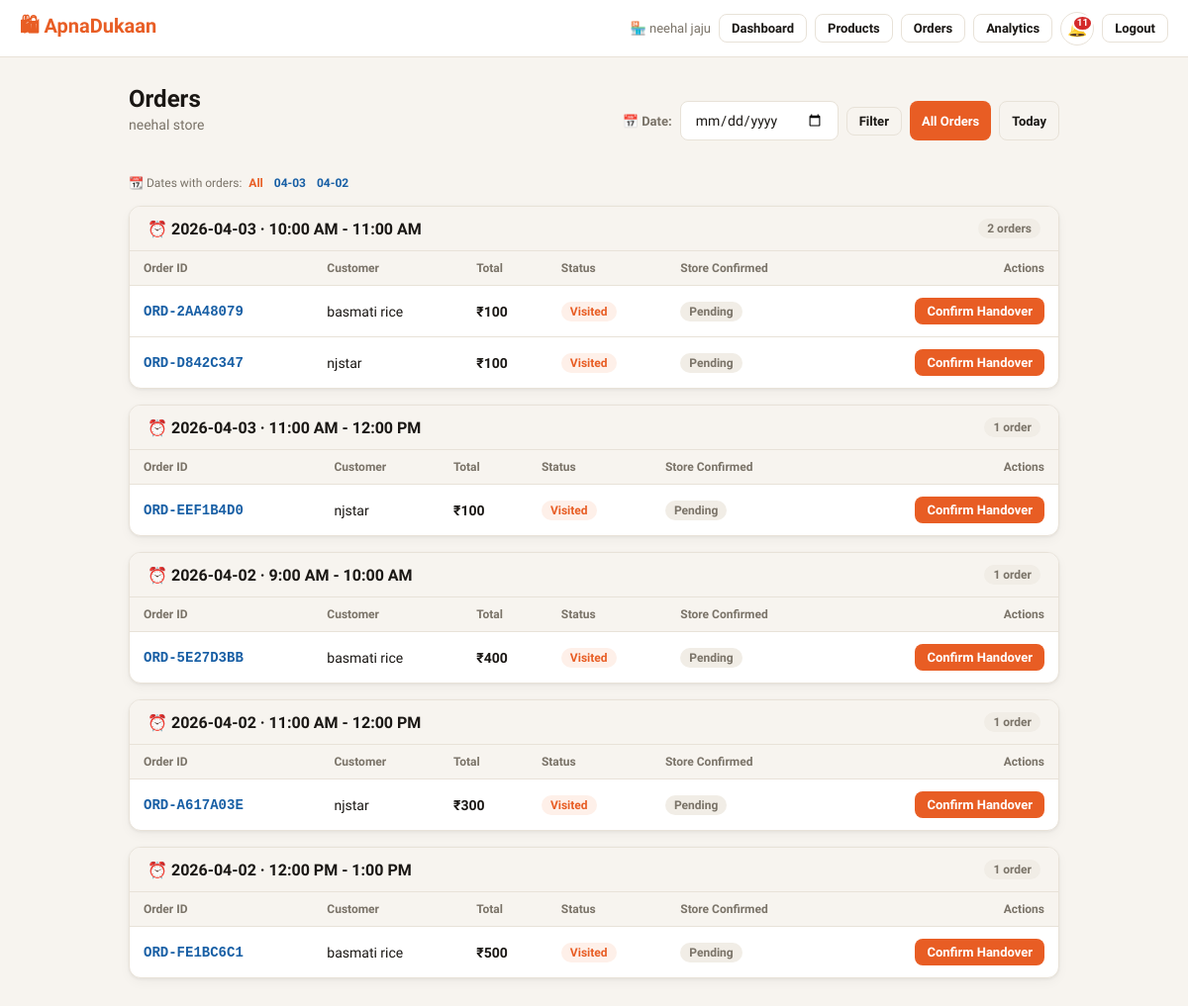
Page /owner/orders (signed in) on the committed database.
### tables this page shows
CREATE TABLE stores(store_id TEXT PRIMARY KEY,owner_id TEXT NOT NULL,
  name TEXT NOT NULL,owner_name TEXT NOT NULL,address TEXT NOT NULL DEFAULT'',
  category TEXT NOT NULL DEFAULT'General',qr_code TEXT NOT NULL,
  points INTEGER NOT NULL DEFAULT 0,is_open INTEGER NOT NULL DEFAULT 1,
  is_approved INTEGER NOT NULL DEFAULT 1,
  description TEXT NOT NULL DEFAULT'',
  image_b64 TEXT,image_mime TEXT NOT NULL DEFAULT'image/jpeg',
  created_at TEXT NOT NULL DEFAULT(datetime('now')), latitude REAL, longitude REAL,
  FOREIGN KEY(owner_id) REFERENCES owners(owner_id));

CREATE TABLE orders(order_id TEXT PRIMARY KEY,customer_name TEXT NOT NULL,
  store_id TEXT NOT NULL,slot_id TEXT NOT NULL,
  pickup_date TEXT NOT NULL DEFAULT(date('now')),
  status TEXT NOT NULL DEFAULT'placed' CHECK(status IN
    ('placed','preparing','ready','visited','completed','no_show','failed')),
  total_amount REAL NOT NULL DEFAULT 0,customer_confirmed INTEGER NOT NULL DEFAULT 0,
  store_confirmed INTEGER NOT NULL DEFAULT 0,visit_verified INTEGER NOT NULL DEFAULT 0,
  placed_at TEXT NOT NULL DEFAULT(datetime('now')),completed_at TEXT,
  FOREIGN KEY(store_id) REFERENCES stores(store_id),
  FOREIGN KEY(slot_id) REFERENCES time_slots(slot_id));

### app.py (the view)
    @app.route("/owner/orders")
    @owner_required
    def owner_orders():
        sid=session["store_id"]; conn=get_db()
        store=conn.execute("SELECT * FROM stores WHERE store_id=?",(sid,)).fetchone()
        filter_date=request.args.get("date","")
        if filter_date:
            orders=conn.execute("""SELECT o.*,ts.label AS slot_label,ts.start_time,ts.end_time
                FROM orders o JOIN time_slots ts ON o.slot_id=ts.slot_id
                WHERE o.store_id=? AND o.pickup_date=?
                ORDER BY ts.start_time,o.placed_at DESC""", (sid,filter_date)).fetchall()
        else:
            orders=conn.execute("""SELECT o.*,ts.label AS slot_label,ts.start_time,ts.end_time
                FROM orders o JOIN time_slots ts ON o.slot_id=ts.slot_id
                WHERE o.store_id=?
                ORDER BY o.pickup_date DESC, ts.start_time, o.placed_at DESC""", (sid,)).fetchall()
        slots_map={}
        for o in orders:
            key = (f"{o['pickup_date']} · " if not filter_date else "") + o["slot_label"]
            slots_map.setdefault(key,[]).append(o)
        order_dates=[r[0] for r in conn.execute(
            "SELECT DISTINCT pickup_date FROM orders WHERE store_id=? ORDER BY pickup_date DESC LIMIT 30",(sid,)).fetchall()]
        cust_ratings={r["target_id"]:r["rating"] for r in conn.execute(
            "SELECT target_id,rating FROM reviews WHERE reviewer_type='owner' AND reviewer_id=?",(sid,)).fetchall()}
        return render_template("owner_orders.html",store=store,slots_map=slots_map,
                               filter_date=filter_date,order_dates=order_dates,customer_ratings=cust_ratings)

### app.py (called while the page is built)
def _register_db_hooks(app):
    @app.teardown_appcontext
    def close_db(exc=None):
        db = g.pop("db", None)
        if db: db.close()

def get_db():
    if "db" not in g:
        from flask import current_app
        g.db = sqlite3.connect(current_app.config["DB_PATH"], timeout=30, check_same_thread=False)
        g.db.row_factory = sqlite3.Row
        for pragma in ("PRAGMA journal_mode=WAL","PRAGMA busy_timeout=30000",
                       "PRAGMA synchronous=NORMAL","PRAGMA foreign_keys=ON"):
            g.db.execute(pragma)
    return g.db

def get_unread_count(recipient_type, recipient_id):
    try:
        r = get_db().execute(
            "SELECT COUNT(*) FROM notifications WHERE recipient_type=? AND recipient_id=? AND is_read=0",
            (recipient_type, recipient_id)).fetchone()
        return r[0] if r else 0
    except Exception:
        return 0

def owner_required(f):
    @wraps(f)
    def d(*a,**kw):
        if not session.get("owner_id"):
            flash("Please log in to access your store dashboard.","error")
            return redirect(url_for("owner_login"))
        return f(*a,**kw)
    return d

def _register_security_headers(app):
    @app.after_request
    def add_headers(response):
        h = response.headers
        h["X-Content-Type-Options"]="nosniff"; h["X-Frame-Options"]="SAMEORIGIN"
        h["X-XSS-Protection"]="1; mode=block"; h["Referrer-Policy"]="strict-origin-when-cross-origin"
        h["Permissions-Policy"]="geolocation=(self),microphone=(),camera=()"
        if app.config.get("SESSION_COOKIE_SECURE"):
            h["Strict-Transport-Security"]="max-age=31536000; includeSubDomains"
        if request.path.startswith(("/owner/","/my-","/control-panel/")):
            h["Cache-Control"]="no-store,no-cache,must-revalidate,private"
        return response

### templates/owner_orders.html (shortened to what this page needs)
{% extends "base.html" %}
{% block content %}
<div style="display:flex;align-items:center;justify-content:space-between;margin-bottom:20px;flex-wrap:wrap;gap:12px;">
  <div>
    <h1 class="page-title">Orders</h1>
    <p class="page-subtitle">{{ store.name }}</p>
  </div>
  <div style="display:flex;gap:8px;flex-wrap:wrap;">
    <form method="GET" style="display:flex;gap:8px;align-items:center;">
      <label style="font-size:13px;font-weight:600;color:var(--muted);">📅 Date:</label>
      <input type="date" name="date" value="{{ filter_date }}" class="form-input" style="width:160px;">
      <button class="btn btn-outline btn-sm" type="submit">Filter</button>
    </form>
    <a href="/owner/orders" class="btn btn-primary btn-sm">All Orders</a>
    <a href="?date={{ today_date }}" class="btn btn-outline btn-sm">Today</a>
  </div>
</div>
{% if order_dates %}
<div style="font-size:12px;color:var(--muted);margin-bottom:16px;">
  📆 Dates with orders:
  <a href="/owner/orders" style="margin:0 4px;font-weight:700;color:{% if not filter_date %}var(--orange){% else %}var(--muted){% endif %};">All</a>
  {% for d in order_dates[:8] %}
  <a href="?date={{ d }}" style="margin:0 4px;font-weight:600;color:{% if d==filter_date %}var(--orange){% else %}var(--blue){% endif %};">{{ d[5:] }}</a>
  {% endfor %}
</div>
{% endif %}
{% for slot_label, orders in slots_map.items() %}
<div class="card" style="margin-bottom:16px;padding:0;overflow:hidden;">
  <div style="padding:12px 18px;background:var(--bg);border-bottom:1px solid var(--border);
              display:flex;align-items:center;justify-content:space-between;">
    <span style="font-weight:700;">⏰ {{ slot_label }}</span>
    <span class="badge badge-gray">{{ orders|length }} order{{ 's' if orders|length != 1 }}</span>
  </div>
  <table class="table">
    <thead>
      <tr>
        <th>Order ID</th>
        <th>Customer</th>
        <th>Total</th>
        <th>Status</th>
        <th>Store Confirmed</th>
        <th style="text-align:right;">Actions</th>
      </tr>
    </thead>
    <tbody>
      {% for o in orders %}
      <tr>
        <td style="font-family:monospace;font-weight:600;">
          <a href="/owner/order/{{ o.order_id }}" style="color:var(--blue);">{{ o.order_id }}</a>
        </td>
        <td>
          {{ o.customer_name }}
          {% set cr = customer_ratings.get(o.customer_name) %}
        </td>
        <td style="font-weight:600;">₹{{ "%.0f"|format(o.total_amount) }}</td>
        <td><span class="badge status-{{ o.status }}">{{ o.status|title }}</span></td>
        <td>
          {% if o.store_confirmed %}<span class="badge badge-green">✓ Yes</span>
          {% else %}<span class="badge badge-gray">Pending</span>{% endif %}
        </td>
        <td style="text-align:right;">
          <div style="display:flex;gap:6px;justify-content:flex-end;flex-wrap:wrap;">
            {% if o.status == 'visited' and not o.store_confirmed %}
            <form method="POST" action="/owner/order/{{ o.order_id }}/confirm">
              <button class="btn btn-sm btn-primary" type="submit">Confirm Handover</button>
            </form>
            {% endif %}
          </div>
        </td>
      </tr>
      {% endfor %}
    </tbody>
  </table>
</div>
{% endfor %}
{% endblock %}

### templates/base.html (shortened to what this page needs)
<!DOCTYPE html>
<html lang="en">
<head>
</head>
<body>
<nav class="nav">
  <a href="/" class="nav-brand">🛍 ApnaDukaan</a>
  <div class="nav-actions">
    <div id="nav-menu" class="nav-menu">
      {% if session.customer_name %}
      <span class="nav-user">👤 {{ session.customer_name }}</span>
      <form action="/search_product" method="GET" class="nav-search">
        <input
          type="text"
          name="q"
          placeholder="Search products..."
          class="nav-search-input"
        >
      </form>
      <a href="/my-orders" class="btn btn-outline btn-sm">🛒 My Orders</a>
      <a href="/my-points" class="btn btn-outline btn-sm">⭐ Points</a>
      <a href="/scan" class="btn btn-outline btn-sm">📷 Scan</a>
      {% if cart_count > 0 %}
        <span class="points-pill">🛒 {{ cart_count }} · ₹{{ cart_total }}</span>
      {% endif %}
      <a href="/notifications" class="notif-bell nav-item nav-highlight" title="Notifications">
        <span class="notif-bell-icon">🔔{% if notif_count > 0 %}<span class="notif-dot">{{ notif_count if notif_count < 100 else '99+' }}</span>{% endif %}</span><span>Notifications</span>
      </a>
      <a href="/customer/logout" class="btn btn-outline btn-sm">Logout</a>
    {% elif session.owner_id %}
      <span class="nav-user">🏪 {{ owner_name }}</span>
      <a href="/owner/dashboard" class="btn btn-outline btn-sm">Dashboard</a>
      <a href="/owner/products" class="btn btn-outline btn-sm">Products</a>
      <a href="/owner/orders" class="btn btn-outline btn-sm">Orders</a>
      <a href="/owner/analytics" class="btn btn-outline btn-sm">Analytics</a>
      <a href="/owner/notifications" class="notif-bell nav-item nav-highlight" title="Notifications">
        <span class="notif-bell-icon">🔔{% if notif_count > 0 %}<span class="notif-dot">{{ notif_count if notif_count < 100 else '99+' }}</span>{% endif %}</span><span>Notifications</span>
      </a>
      <a href="/owner/logout" class="btn btn-outline btn-sm">Logout</a>
    {% endif %}
    </div>
    </div>
</nav>
<div class="container">
  {% block content %}{% endblock %}
</div>
</body>
</html>

### templates/base.html (style rules this page uses)
:root { --bg:#F7F4EF;--card:#fff;--border:#E8E2D8;--text:#1A1714;--muted:#7A7368; --orange:#E85D24;--ol:#FEF0E9;--green:#1D9E75;--gl:#EAF7F1;--blue:#185FA5;--bl:#EBF3FC; --red:#D42B2B;--rl:#FEF0F0;--yellow:#CA8A04;--yl:#FEFCE8;--r:12px; --sh:0 1px 3px rgba(0,0,0,.06),0 4px 12px rgba(0,0,0,.04); }
* { box-sizing:border-box;margin:0;padding:0; }
body { font-family:'Plus Jakarta Sans',sans-serif;background:var(--bg);color:var(--text);min-height:100vh; }
a { color:inherit;text-decoration:none; }
.nav { background:var(--card);border-bottom:1px solid var(--border);padding:0 20px; display:flex;align-items:center;justify-content:space-between;height:58px;position:sticky;top:0;z-index:100; }
.nav-brand { font-size:20px;font-weight:700;color:var(--orange); }
.nav-actions { display:flex;align-items:center;gap:8px;flex-wrap:wrap; }
.nav-user { font-size:13px;color:var(--muted); }
.container { max-width:980px;margin:0 auto;padding:28px 20px; }
.page-title { font-size:24px;font-weight:700;margin-bottom:4px; }
.page-subtitle { font-size:14px;color:var(--muted);margin-bottom:24px; }
.card { background:var(--card);border:1px solid var(--border);border-radius:var(--r);padding:20px;box-shadow:var(--sh); }
.btn { display:inline-flex;align-items:center;gap:6px;padding:9px 18px;border-radius:8px; font-size:14px;font-weight:600;cursor:pointer;border:none;transition:all .15s;font-family:inherit; }
.btn-primary { background:var(--orange);color:#fff; }
.btn-outline { background:transparent;border:1.5px solid var(--border);color:var(--text); }
.btn-sm { padding:6px 12px;font-size:13px; }
.badge { display:inline-flex;align-items:center;gap:4px;font-size:12px;font-weight:600;padding:3px 9px;border-radius:20px; }
.badge-gray { background:#F1EDE6;color:#7A7368; }
.status-visited { background:var(--ol);color:var(--orange); }
.form-input,.form-select,.form-textarea { width:100%;padding:10px 14px;border:1.5px solid var(--border); border-radius:8px;font-size:14px;font-family:inherit;background:var(--card);color:var(--text);transition:border .15s; }
.table { width:100%;border-collapse:collapse;font-size:14px; }
.table th { text-align:left;padding:10px 14px;font-size:12px;font-weight:600;color:var(--muted); background:var(--bg);border-bottom:1px solid var(--border); }
.table td { padding:12px 14px;border-bottom:1px solid var(--border);vertical-align:middle; }
.table tr:last-child td { border-bottom:none; }
.notif-bell { position:relative;display:inline-flex;align-items:center;justify-content:center; width:34px;height:34px;border-radius:50%;border:1.5px solid var(--border); background:var(--card);cursor:pointer;font-size:16px;transition:all .15s; }
.notif-bell-icon { position:relative;display:inline-flex;align-items:center;justify-content:center;line-height:1; }
.notif-dot { position:absolute;top:-6px;right:-6px;background:var(--red);color:#fff; border-radius:50%;min-width:17px;height:17px;font-size:10px;font-weight:700; display:flex;align-items:center;justify-content:center;padding:0 3px; border:2px solid var(--card); }
.nav-menu { display: flex;align-items: center;gap: 8px }

### rows in the picture
stores: owner_name "neehal jaju", name "neehal store"
orders: order_id "ORD-2AA48079", customer_name "basmati rice", total_amount "100", status "Visited", store_confirmed "Pending"
orders: order_id "ORD-D842C347", customer_name "njstar", total_amount "100", status "Visited", store_confirmed "Pending"
orders: order_id "ORD-EEF1B4D0", customer_name "njstar", total_amount "100", status "Visited", store_confirmed "Pending"
orders: order_id "ORD-5E27D3BB", customer_name "basmati rice", total_amount "400", status "Visited", store_confirmed "Pending"
orders: order_id "ORD-A617A03E", customer_name "njstar", total_amount "300", status "Visited", store_confirmed "Pending"
orders: order_id "ORD-FE1BC6C1", customer_name "basmati rice", total_amount "500", status "Visited", store_confirmed "Pending"

### other values in the picture
{{ notif_count if notif_count < 100 else '99+' }} "11"
{{ d[5:] }} "04-03" "04-02"
{{ slot_label }} "2026-04-03 · 10:00 AM - 11:00 AM" "2026-04-03 · 11:00 AM - 12:00 PM" "2026-04-02 · 9:00 AM - 10:00 AM" "2026-04-02 · 11:00 AM - 12:00 PM" "2026-04-02 · 12:00 PM - 1:00 PM"
{{ orders|length }} "2" "1" "1" "1" "1"
{{ 's' if orders|length != 1 }} "s"
